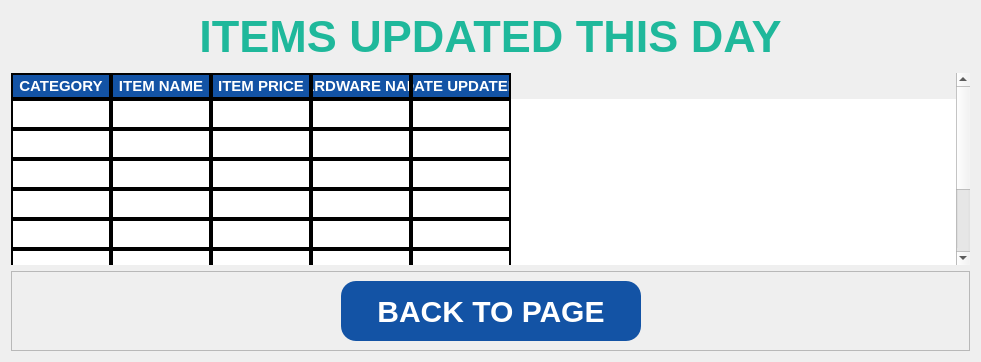
     <widget class="QWidget" name="page_14">
      <layout class="QVBoxLayout" name="verticalLayout_21">
       <item>
        <widget class="QLabel" name="label_26">
         <property name="minimumSize">
          <size>
           <width>0</width>
           <height>50</height>
          </size>
         </property>
         <property name="maximumSize">
          <size>
           <width>16777215</width>
           <height>50</height>
          </size>
         </property>
         <property name="styleSheet">
          <string notr="true">font-family: Segoe UI;
font-weight: bold;
color: #1FB89B;
font-size: 45px;
border-color: white;</string>
         </property>
         <property name="text">
          <string>ITEMS UPDATED THIS DAY</string>
         </property>
         <property name="alignment">
          <set>Qt::AlignCenter</set>
         </property>
        </widget>
       </item>
       <item>
        <widget class="QFrame" name="frame_34">
         <property name="frameShape">
          <enum>QFrame::StyledPanel</enum>
         </property>
         <property name="frameShadow">
          <enum>QFrame::Raised</enum>
         </property>
        </widget>
       </item>
       <item>
        <widget class="QTableWidget" name="items_updated_table">
         <property name="minimumSize">
          <size>
           <width>0</width>
           <height>0</height>
          </size>
         </property>
         <property name="maximumSize">
          <size>
           <width>16777215</width>
           <height>16777215</height>
          </size>
         </property>
         <property name="focusPolicy">
          <enum>Qt::NoFocus</enum>
         </property>
         <property name="styleSheet">
          <string notr="true">QTableWidget{
background-color: white;
gridline-color: black;
font-family: Segoe UI;
font-weight: bold;
color: black;
font-size: 15px;

	
}
QTableView::item {
border: 2px solid black;
}
QHeaderView::section{
background-color: #1353A5;
border: 2px solid black;
font: bold 15px Arial, serif;
color: rgb(255, 255, 255);
}
</string>
         </property>
         <property name="frameShape">
          <enum>QFrame::NoFrame</enum>
         </property>
         <property name="frameShadow">
          <enum>QFrame::Sunken</enum>
         </property>
         <property name="horizontalScrollBarPolicy">
          <enum>Qt::ScrollBarAlwaysOff</enum>
         </property>
         <property name="editTriggers">
          <set>QAbstractItemView::NoEditTriggers</set>
         </property>
         <property name="showGrid">
          <bool>false</bool>
         </property>
         <property name="gridStyle">
          <enum>Qt::SolidLine</enum>
         </property>
         <property name="wordWrap">
          <bool>true</bool>
         </property>
         <property name="cornerButtonEnabled">
          <bool>true</bool>
         </property>
         <attribute name="horizontalHeaderHighlightSections">
          <bool>true</bool>
         </attribute>
         <attribute name="verticalHeaderVisible">
          <bool>false</bool>
         </attribute>
         <attribute name="verticalHeaderCascadingSectionResizes">
          <bool>false</bool>
         </attribute>
         <attribute name="verticalHeaderHighlightSections">
          <bool>true</bool>
         </attribute>
         <attribute name="verticalHeaderShowSortIndicator" stdset="0">
          <bool>false</bool>
         </attribute>
         <attribute name="verticalHeaderStretchLastSection">
          <bool>false</bool>
         </attribute>
         <row>
          <property name="text">
           <string>New Row</string>
          </property>
         </row>
         <row>
          <property name="text">
           <string>New Row</string>
          </property>
         </row>
         <row>
          <property name="text">
           <string>New Row</string>
          </property>
         </row>
         <row>
          <property name="text">
           <string>New Row</string>
          </property>
         </row>
         <row>
          <property name="text">
           <string>New Row</string>
          </property>
         </row>
         <row>
          <property name="text">
           <string>New Row</string>
          </property>
         </row>
         <row>
          <property name="text">
           <string>New Row</string>
          </property>
         </row>
         <row>
          <property name="text">
           <string>New Row</string>
          </property>
         </row>
         <column>
          <property name="text">
           <string>CATEGORY</string>
          </property>
         </column>
         <column>
          <property name="text">
           <string>ITEM NAME</string>
          </property>
         </column>
         <column>
          <property name="text">
           <string> ITEM PRICE </string>
          </property>
         </column>
         <column>
          <property name="text">
           <string>HARDWARE NAME</string>
          </property>
         </column>
         <column>
          <property name="text">
           <string>DATE UPDATED</string>
          </property>
         </column>
        </widget>
       </item>
       <item>
        <widget class="QFrame" name="frame_33">
         <property name="frameShape">
          <enum>QFrame::StyledPanel</enum>
         </property>
         <property name="frameShadow">
          <enum>QFrame::Raised</enum>
         </property>
         <layout class="QHBoxLayout" name="horizontalLayout_22">
          <item>
           <spacer name="horizontalSpacer_34">
            <property name="orientation">
             <enum>Qt::Horizontal</enum>
            </property>
            <property name="sizeHint" stdset="0">
             <size>
              <width>320</width>
              <height>20</height>
             </size>
            </property>
           </spacer>
          </item>
          <item>
           <widget class="QPushButton" name="items_updated_backPage_btn">
            <property name="minimumSize">
             <size>
              <width>300</width>
              <height>60</height>
             </size>
            </property>
            <property name="cursor">
             <cursorShape>PointingHandCursor</cursorShape>
            </property>
            <property name="styleSheet">
             <string notr="true">QPushButton{
background-color: #1353A5;
color: white;
font-family: Segoe UI;
font-weight: bold;
font-size: 30px;
border-radius: 15px;
}

QPushButton::hover{
text-decoration: underline;
background-color: #0B3163;
}</string>
            </property>
            <property name="text">
             <string>BACK TO PAGE</string>
            </property>
           </widget>
          </item>
          <item>
           <spacer name="horizontalSpacer_35">
            <property name="orientation">
             <enum>Qt::Horizontal</enum>
            </property>
            <property name="sizeHint" stdset="0">
             <size>
              <width>319</width>
              <height>20</height>
             </size>
            </property>
           </spacer>
          </item>
         </layout>
        </widget>
       </item>
      </layout>
     </widget>
